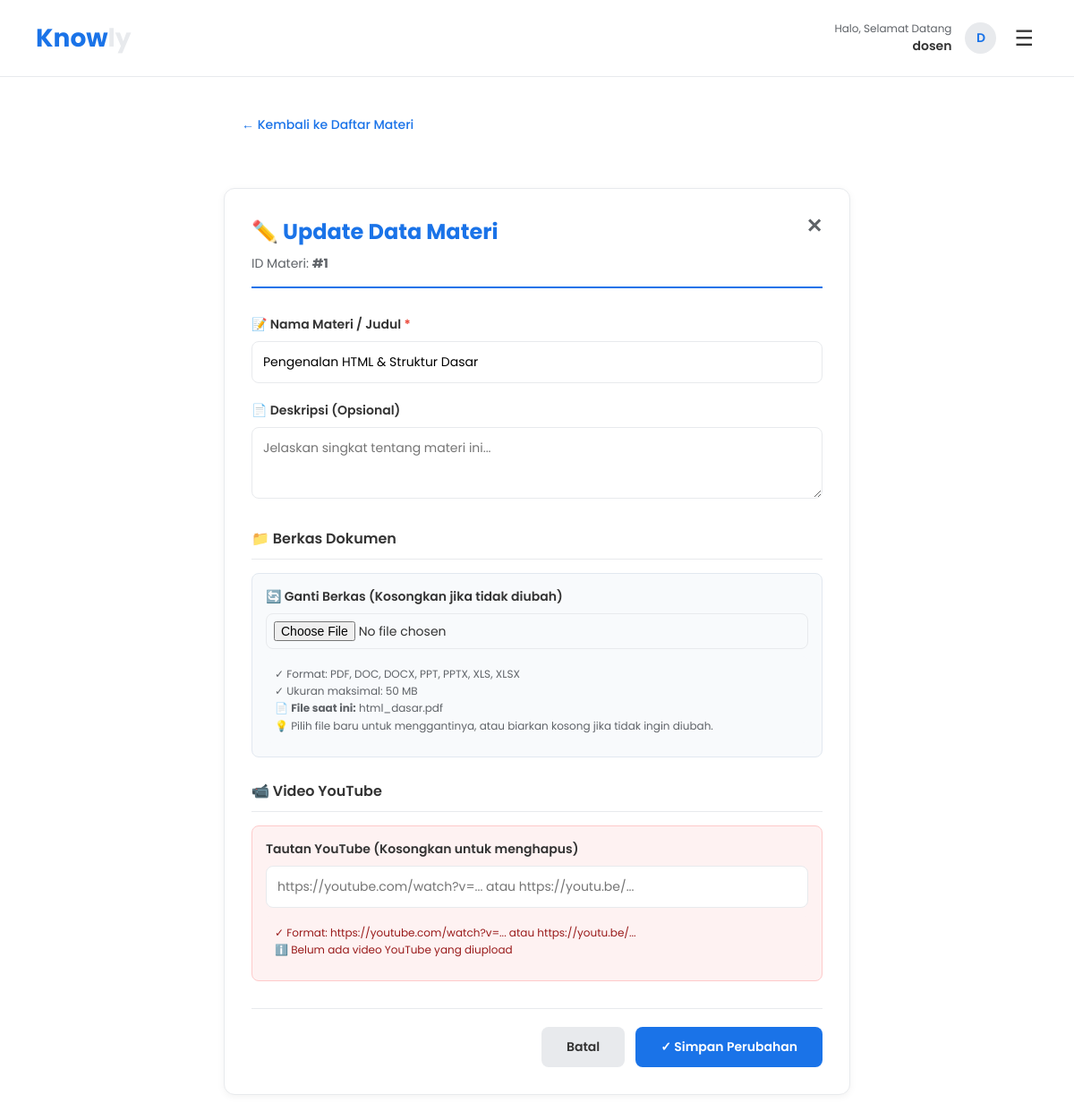
Screenshot of /teacher/teacher_update_materi.php?id=1 (signed in) with the database file from the repository.
### tables this page shows
CREATE TABLE `materials` (
  `id_material` int(11) NOT NULL,
  `id_class` int(11) NOT NULL,
  `tittle_material` varchar(255) NOT NULL,
  `file_name` varchar(255) DEFAULT NULL,
  `youtube_url` varchar(255) DEFAULT NULL
);

### teacher/teacher_update_materi.php (the view, shortened to what this page needs)
<?php
require_once '../config/db.php';
include '../includes/header_teacher.php';
$id = isset($_GET['id']) ? intval($_GET['id']) : 0;
$sql = "SELECT * FROM materials WHERE id_material = ?";
$stmt = $conn->prepare($sql);
if ($stmt) {
    $stmt->bind_param("i", $id);
    $stmt->execute();
    $result = $stmt->get_result();
    $data = $result->fetch_assoc();
}
?>
<div style="max-width:700px; margin: 40px auto 0 auto; padding:0 20px;">
    <a href="teacher_list_materi.php?id=<?php echo $data['id_class']; ?>" class="back-link">← Kembali ke Daftar Materi</a>
</div>
<div class="form-container">
    <a onclick="history.back()" class="btn-close-x" style="cursor: pointer;">✕</a>
    <div class="form-header">
        <h2>✏️ Update Data Materi</h2>
        <p>ID Materi: <strong>#<?php echo $data['id_material']; ?></strong></p>
    </div>
    <?php
    $file_name   = $data['file_name'] ?? '';
    $youtube_url = $data['youtube_url'] ?? '';
    ?>
    <form action="proses_materi.php?aksi=update" method="POST" enctype="multipart/form-data">
        <div class="form-group">
            <label for="judul">📝 Nama Materi / Judul <span style="color: #EA4335;">*</span></label>
            <input type="text" id="judul" name="judul" value="<?php echo htmlspecialchars($data['tittle_material']); ?>" required>
        </div>
        <div class="form-group">
            <label for="deskripsi">📄 Deskripsi (Opsional)</label>
            <textarea id="deskripsi" name="deskripsi" placeholder="Jelaskan singkat tentang materi ini..."><?php echo htmlspecialchars($data['deskripsi'] ?? ''); ?></textarea>
        </div>
        <div class="section-title">📁 Berkas Dokumen</div>
        <div class="form-group" style="background: #F8FAFC; padding: 15px; border-radius: 8px; border: 1px solid #E2E8F0;">
            <label for="file_materi">🔄 Ganti Berkas (Kosongkan jika tidak diubah)</label>
            <input type="file" id="file_materi" name="file_materi" accept=".pdf,.doc,.docx,.ppt,.pptx,.xls,.xlsx">
            <div class="file-info">
                ✓ Format: PDF, DOC, DOCX, PPT, PPTX, XLS, XLSX<br>
                ✓ Ukuran maksimal: 50 MB<br>
                <?php if(!empty($file_name)): ?>
                    📄 <strong>File saat ini:</strong> <?php echo htmlspecialchars($file_name); ?><br>
                    💡 Pilih file baru untuk menggantinya, atau biarkan kosong jika tidak ingin diubah.
                <?php else: ?>
                    ℹ️ Belum ada file yang diupload
                <?php endif; ?>
            </div>
        </div>
        <div class="section-title">📹 Video YouTube</div>
        <div class="form-group" style="background: #FEF2F2; padding: 15px; border-radius: 8px; border: 1px solid #FECACA;">
            <label for="youtube_url">Tautan YouTube (Kosongkan untuk menghapus)</label>
            <input type="text" id="youtube_url" name="youtube_url" value="<?php echo htmlspecialchars($youtube_url); ?>" placeholder="https://youtube.com/watch?v=... atau https://youtu.be/...">
            <div class="file-info-youtube">
                ✓ Format: https://youtube.com/watch?v=... atau https://youtu.be/...<br>
                <?php if(!empty($youtube_url)): ?>
                    ▶️ <strong>Link saat ini:</strong><br>
                    <a href="<?php echo htmlspecialchars($youtube_url); ?>" target="_blank" style="color: #DC2626; text-decoration: underline; font-weight: 600;">➜ Buka Video</a><br>
                    💡 Edit link untuk menggantinya, atau kosongkan untuk menghapus.
                <?php else: ?>
                    ℹ️ Belum ada video YouTube yang diupload
                <?php endif; ?>
            </div>
        </div>
        <div class="footer-buttons">
            <button type="button" class="btn-batal" onclick="history.back()">Batal</button>
            <button type="submit" class="btn-submit">✓ Simpan Perubahan</button>
        </div>
    </form>
</div>
</body>
</html>

### includes/header_teacher.php (style rules this page uses)
* { box-sizing: border-box; margin: 0; padding: 0; font-family: 'Poppins', sans-serif; }
body { background-color: #ffffff; color: #333; }

### teacher/teacher_update_materi.php (style rules this page uses)
.form-container { max-width: 700px; margin: 40px auto 50px auto; background: #ffffff; border: 1px solid #E8EAED; border-radius: 12px; padding: 30px; position: relative; box-shadow: 0 2px 8px rgba(0,0,0,0.05); }
.btn-close-x { position: absolute; top: 25px; right: 30px; text-decoration: none; color: #5f6368; font-size: 22px; font-weight: bold; cursor: pointer; }
.form-header { margin-bottom: 30px; border-bottom: 2px solid #1A73E8; padding-bottom: 15px; }
.form-container h2 { font-size: 24px; color: #1A73E8; margin: 0; }
.form-header p { font-size: 14px; color: #5f6368; margin: 8px 0 0 0; }
.form-group { margin-bottom: 20px; }
.form-group label { display: block; font-size: 14px; font-weight: 600; margin-bottom: 8px; color: #333; }
.form-group input[type="text"], .form-group input[type="file"], .form-group textarea, .form-group select { width: 100%; padding: 12px; border: 1px solid #E8EAED; border-radius: 8px; font-size: 14px; outline: none; font-family: 'Poppins', sans-serif; }
.form-group input[type="file"] { padding: 8px; }
.form-group textarea { resize: vertical; min-height: 80px; }
.footer-buttons { display: flex; justify-content: flex-end; gap: 12px; margin-top: 30px; padding-top: 20px; border-top: 1px solid #E8EAED; }
.btn-submit { background-color: #1A73E8; color: white; border: none; padding: 12px 28px; border-radius: 8px; cursor: pointer; font-weight: 600; font-size: 14px; transition: 0.2s; }
.btn-batal { background-color: #E8EAED; color: #333; text-decoration: none; padding: 12px 28px; border-radius: 8px; font-weight: 600; font-size: 14px; text-align: center; transition: 0.2s; border: none; cursor: pointer; }
.back-link { display: inline-block; margin-bottom: 20px; color: #1A73E8; text-decoration: none; font-weight: 500; font-size: 14px; }
.section-title { font-size: 16px; font-weight: 600; color: #333; margin-top: 25px; margin-bottom: 15px; padding-bottom: 10px; border-bottom: 1px solid #E8EAED; }
.file-info { font-size: 12px; color: #5f6368; margin-top: 8px; padding: 10px; background: #F8FAFC; border-radius: 6px; line-height: 1.6; }
.file-info-youtube { font-size: 12px; margin-top: 8px; padding: 10px; background: #FEF2F2; border-radius: 6px; color: #991B1B; line-height: 1.6; }

### rows the page displays
materials: id_material "1", judul "Pengenalan HTML & Struktur Dasar", file_name "html_dasar.pdf"

### other values shown
$_SESSION['username'] "dosen"
$inisial "D"
